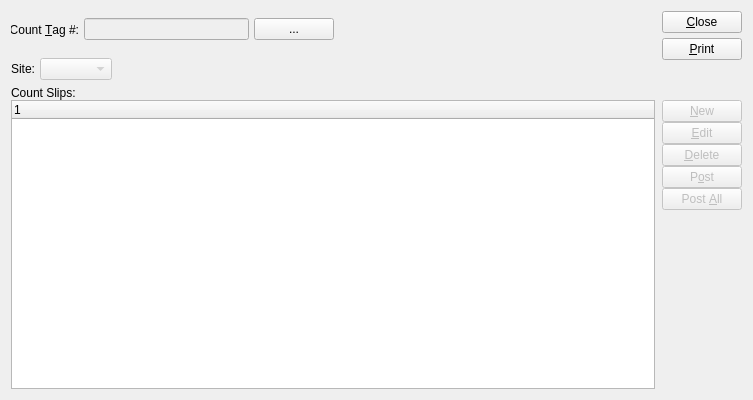
<?xml version="1.0" encoding="UTF-8"?>
<ui version="4.0">
 <comment>This file is part of the xTuple ERP: PostBooks Edition, a free and
open source Enterprise Resource Planning software suite,
Copyright (c) 1999-2018 by OpenMFG LLC, d/b/a xTuple.
It is licensed to you under the Common Public Attribution License
version 1.0, the full text of which (including xTuple-specific Exhibits)
is available at www.xtuple.com/CPAL.  By using this software, you agree
to be bound by its terms.</comment>
 <class>dspCountSlipEditList</class>
 <widget class="QWidget" name="dspCountSlipEditList">
  <property name="geometry">
   <rect>
    <x>0</x>
    <y>0</y>
    <width>753</width>
    <height>400</height>
   </rect>
  </property>
  <property name="windowTitle">
   <string>Count Slip Edit List</string>
  </property>
  <layout class="QVBoxLayout">
   <item>
    <layout class="QHBoxLayout">
     <property name="spacing">
      <number>5</number>
     </property>
     <property name="margin">
      <number>0</number>
     </property>
     <item>
      <layout class="QVBoxLayout">
       <property name="spacing">
        <number>5</number>
       </property>
       <property name="margin">
        <number>0</number>
       </property>
       <item>
        <layout class="QHBoxLayout">
         <property name="spacing">
          <number>0</number>
         </property>
         <property name="margin">
          <number>0</number>
         </property>
         <item>
          <layout class="QVBoxLayout">
           <property name="spacing">
            <number>5</number>
           </property>
           <property name="margin">
            <number>0</number>
           </property>
           <item>
            <layout class="QHBoxLayout">
             <property name="spacing">
              <number>5</number>
             </property>
             <property name="margin">
              <number>0</number>
             </property>
             <item>
              <widget class="QLabel" name="_countTagNumberLit">
               <property name="text">
                <string>Count &amp;Tag #:</string>
               </property>
               <property name="alignment">
                <set>Qt::AlignRight|Qt::AlignTrailing|Qt::AlignVCenter</set>
               </property>
               <property name="buddy">
                <cstring>_countTagList</cstring>
               </property>
              </widget>
             </item>
             <item>
              <widget class="XLineEdit" name="_countTagNumber">
               <property name="enabled">
                <bool>false</bool>
               </property>
               <property name="minimumSize">
                <size>
                 <width>100</width>
                 <height>0</height>
                </size>
               </property>
              </widget>
             </item>
             <item>
              <widget class="QPushButton" name="_countTagList">
               <property name="text">
                <string>...</string>
               </property>
              </widget>
             </item>
             <item>
              <spacer>
               <property name="orientation">
                <enum>Qt::Vertical</enum>
               </property>
               <property name="sizeType">
                <enum>QSizePolicy::Expanding</enum>
               </property>
               <property name="sizeHint" stdset="0">
                <size>
                 <width>0</width>
                 <height>20</height>
                </size>
               </property>
              </spacer>
             </item>
            </layout>
           </item>
           <item>
            <widget class="ItemCluster" name="_item">
             <property name="focusPolicy">
              <enum>Qt::StrongFocus</enum>
             </property>
            </widget>
           </item>
          </layout>
         </item>
         <item>
          <spacer>
           <property name="orientation">
            <enum>Qt::Horizontal</enum>
           </property>
           <property name="sizeType">
            <enum>QSizePolicy::Expanding</enum>
           </property>
           <property name="sizeHint" stdset="0">
            <size>
             <width>20</width>
             <height>20</height>
            </size>
           </property>
          </spacer>
         </item>
        </layout>
       </item>
       <item>
        <layout class="QHBoxLayout">
         <property name="spacing">
          <number>5</number>
         </property>
         <property name="margin">
          <number>0</number>
         </property>
         <item>
          <widget class="QLabel" name="_warehouseLit">
           <property name="text">
            <string>Site:</string>
           </property>
           <property name="alignment">
            <set>Qt::AlignRight|Qt::AlignTrailing|Qt::AlignVCenter</set>
           </property>
          </widget>
         </item>
         <item>
          <widget class="WComboBox" name="_warehouse">
           <property name="enabled">
            <bool>false</bool>
           </property>
          </widget>
         </item>
         <item>
          <spacer>
           <property name="orientation">
            <enum>Qt::Horizontal</enum>
           </property>
           <property name="sizeType">
            <enum>QSizePolicy::Expanding</enum>
           </property>
           <property name="sizeHint" stdset="0">
            <size>
             <width>20</width>
             <height>20</height>
            </size>
           </property>
          </spacer>
         </item>
        </layout>
       </item>
      </layout>
     </item>
     <item>
      <layout class="QVBoxLayout">
       <property name="spacing">
        <number>0</number>
       </property>
       <property name="margin">
        <number>0</number>
       </property>
       <item>
        <layout class="QVBoxLayout">
         <property name="spacing">
          <number>5</number>
         </property>
         <property name="margin">
          <number>0</number>
         </property>
         <item>
          <widget class="QPushButton" name="_close">
           <property name="text">
            <string>&amp;Close</string>
           </property>
          </widget>
         </item>
         <item>
          <widget class="QPushButton" name="_print">
           <property name="text">
            <string>&amp;Print</string>
           </property>
          </widget>
         </item>
        </layout>
       </item>
       <item>
        <spacer>
         <property name="orientation">
          <enum>Qt::Vertical</enum>
         </property>
         <property name="sizeType">
          <enum>QSizePolicy::Expanding</enum>
         </property>
         <property name="sizeHint" stdset="0">
          <size>
           <width>20</width>
           <height>20</height>
          </size>
         </property>
        </spacer>
       </item>
      </layout>
     </item>
    </layout>
   </item>
   <item>
    <widget class="QFrame" name="frame">
     <property name="sizePolicy">
      <sizepolicy hsizetype="Expanding" vsizetype="Expanding">
       <horstretch>0</horstretch>
       <verstretch>1</verstretch>
      </sizepolicy>
     </property>
     <property name="frameShape">
      <enum>QFrame::NoFrame</enum>
     </property>
     <property name="frameShadow">
      <enum>QFrame::Plain</enum>
     </property>
     <layout class="QVBoxLayout">
      <property name="spacing">
       <number>0</number>
      </property>
      <property name="margin">
       <number>0</number>
      </property>
      <item>
       <widget class="QLabel" name="_countSlipsLit">
        <property name="text">
         <string>Count Slips:</string>
        </property>
       </widget>
      </item>
      <item>
       <layout class="QHBoxLayout">
        <property name="spacing">
         <number>7</number>
        </property>
        <property name="margin">
         <number>0</number>
        </property>
        <item>
         <widget class="XTreeWidget" name="_cntslip">
          <property name="sizePolicy">
           <sizepolicy hsizetype="Expanding" vsizetype="Expanding">
            <horstretch>0</horstretch>
            <verstretch>0</verstretch>
           </sizepolicy>
          </property>
          <property name="minimumSize">
           <size>
            <width>0</width>
            <height>100</height>
           </size>
          </property>
         </widget>
        </item>
        <item>
         <layout class="QVBoxLayout">
          <property name="spacing">
           <number>0</number>
          </property>
          <property name="margin">
           <number>0</number>
          </property>
          <item>
           <widget class="QPushButton" name="_new">
            <property name="enabled">
             <bool>false</bool>
            </property>
            <property name="text">
             <string>&amp;New</string>
            </property>
           </widget>
          </item>
          <item>
           <widget class="QPushButton" name="_edit">
            <property name="enabled">
             <bool>false</bool>
            </property>
            <property name="text">
             <string>&amp;Edit</string>
            </property>
           </widget>
          </item>
          <item>
           <widget class="QPushButton" name="_delete">
            <property name="enabled">
             <bool>false</bool>
            </property>
            <property name="text">
             <string>&amp;Delete</string>
            </property>
           </widget>
          </item>
          <item>
           <widget class="QPushButton" name="_post">
            <property name="enabled">
             <bool>false</bool>
            </property>
            <property name="text">
             <string>P&amp;ost</string>
            </property>
           </widget>
          </item>
          <item>
           <widget class="QPushButton" name="_postAll">
            <property name="enabled">
             <bool>false</bool>
            </property>
            <property name="text">
             <string>Post &amp;All</string>
            </property>
           </widget>
          </item>
          <item>
           <spacer>
            <property name="orientation">
             <enum>Qt::Vertical</enum>
            </property>
            <property name="sizeType">
             <enum>QSizePolicy::Expanding</enum>
            </property>
            <property name="sizeHint" stdset="0">
             <size>
              <width>20</width>
              <height>20</height>
             </size>
            </property>
           </spacer>
          </item>
         </layout>
        </item>
       </layout>
      </item>
     </layout>
    </widget>
   </item>
  </layout>
 </widget>
 <layoutdefault spacing="6" margin="11"/>
 <customwidgets>
  <customwidget>
   <class>ItemCluster</class>
   <extends>QWidget</extends>
   <header>itemcluster.h</header>
   <container>1</container>
  </customwidget>
  <customwidget>
   <class>WComboBox</class>
   <extends>XComboBox</extends>
   <header>wcombobox.h</header>
  </customwidget>
  <customwidget>
   <class>XComboBox</class>
   <extends>QComboBox</extends>
   <header>xcombobox.h</header>
  </customwidget>
  <customwidget>
   <class>XLineEdit</class>
   <extends>QLineEdit</extends>
   <header>xlineedit.h</header>
   <container>1</container>
  </customwidget>
  <customwidget>
   <class>XTreeWidget</class>
   <extends>QTreeWidget</extends>
   <header>xtreewidget.h</header>
   <container>1</container>
  </customwidget>
 </customwidgets>
 <tabstops>
  <tabstop>_countTagNumber</tabstop>
  <tabstop>_countTagList</tabstop>
  <tabstop>_item</tabstop>
  <tabstop>_warehouse</tabstop>
  <tabstop>_cntslip</tabstop>
  <tabstop>_new</tabstop>
  <tabstop>_edit</tabstop>
  <tabstop>_delete</tabstop>
  <tabstop>_post</tabstop>
  <tabstop>_postAll</tabstop>
  <tabstop>_print</tabstop>
  <tabstop>_close</tabstop>
 </tabstops>
 <resources/>
 <connections>
  <connection>
   <sender>_close</sender>
   <signal>clicked()</signal>
   <receiver>dspCountSlipEditList</receiver>
   <slot>close()</slot>
   <hints>
    <hint type="sourcelabel">
     <x>20</x>
     <y>20</y>
    </hint>
    <hint type="destinationlabel">
     <x>20</x>
     <y>20</y>
    </hint>
   </hints>
  </connection>
  <connection>
   <sender>_item</sender>
   <signal>warehouseIdChanged(int)</signal>
   <receiver>_warehouse</receiver>
   <slot>setId(int)</slot>
   <hints>
    <hint type="sourcelabel">
     <x>20</x>
     <y>20</y>
    </hint>
    <hint type="destinationlabel">
     <x>20</x>
     <y>20</y>
    </hint>
   </hints>
  </connection>
 </connections>
</ui>
